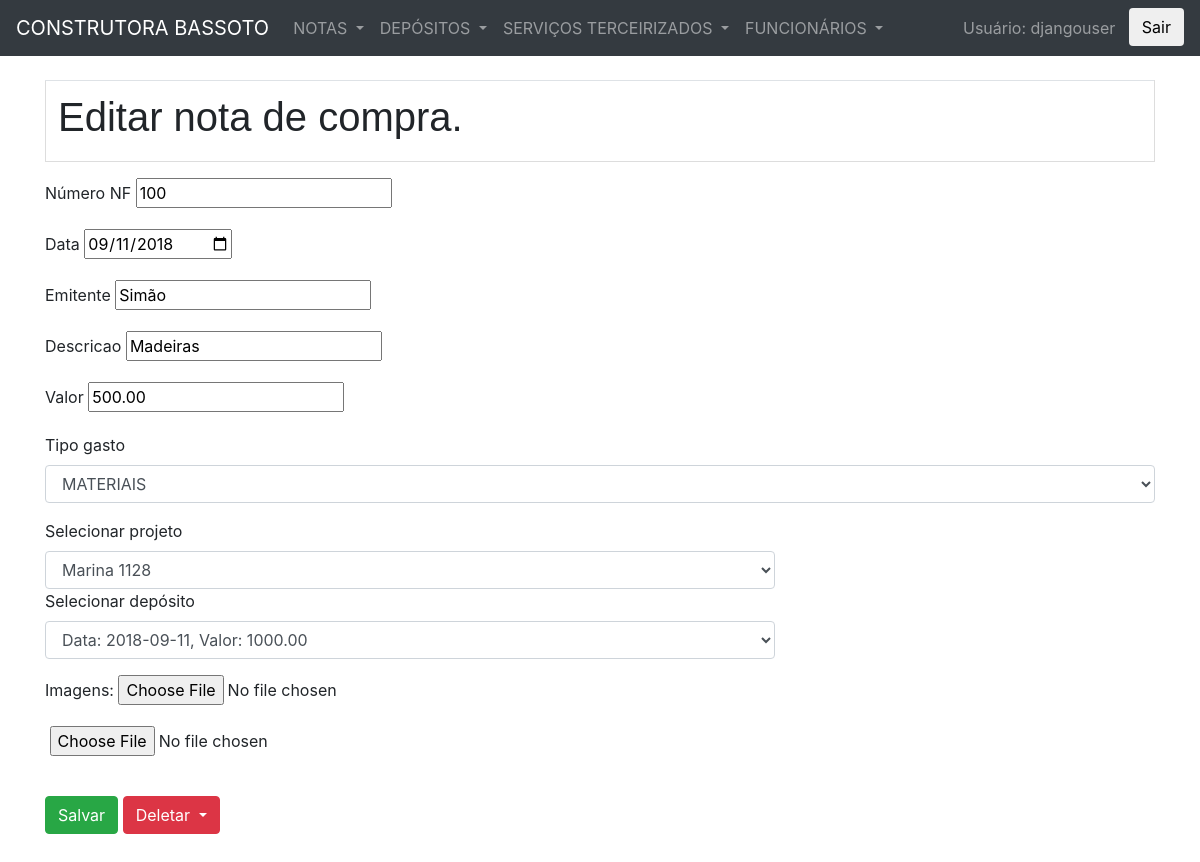
The app's page /1/edit/?next=/ (signed in) with its own data.
### notas/models.py (models this page shows, shortened)
class Nota(models.Model):
	numero = models.CharField(
		max_length=20
		)
	data = models.DateField(
		blank=True
		)
	emitente = models.CharField(
		max_length=30
		)
	descricao = models.CharField(
		max_length=70
		)
	valor = models.DecimalField(
		max_digits=10,
		decimal_places=2,
		blank=True
		)
	TIPO_GASTO = (
		('Depósitos', 'DEPOSITOS'),
		('Equipamentos','EQUIPAMENTOS'),
		('Funcionários', 'FUNCIONARIOS'),
		('Impostos', 'IMPOSTOS'),
		('Materiais', 'MATERIAIS'),
		('Serviços', 'SERVIÇOS'),
		('Serviços Terceirizados', 'SERVIÇOS TERCEIRIZADOS'),
	)
	tipo_gasto = models.CharField(
		max_length=23,
		choices=TIPO_GASTO
		)
	projeto = models.ForeignKey(
		'Projeto',
		on_delete=models.SET_NULL,
		null=True
		)
	imagem = models.FileField(
		upload_to='notas_compras',
		blank=True,
		)
	imagem1 = models.FileField(
		upload_to='notas_compras',
		blank=True,
		)
	def deposito_corrente():
		return {Deposito.objects.last()}
	deposito = models.ForeignKey(
		'Deposito',
		on_delete=models.SET_NULL,
		null=True,
		default=deposito_corrente
		)
	servico_terceirizado = models.ForeignKey(
		'ServicoTerceirizado',
		on_delete=models.SET_NULL,
		null=True,
		blank=True,
		default=None
		)
	class Meta:
		permissions = (("can_change", "Pode alterar notas"),)
		ordering = ["data"]

class Projeto(models.Model):
	nome = models.CharField(
		max_length=30
		)
	def __str__(self):
		return self.nome

class Deposito(models.Model):
	data = models.DateField()
	valor = models.DecimalField(
		max_digits=10,
		decimal_places=2
		)
	comentarios = models.CharField(
		max_length=70,
		blank=True,
		help_text="Informações relacionadas com o depósito(opcional)."
		)
	projeto = models.ForeignKey(
		'Projeto',
		on_delete=models.SET_NULL,
		null=True)
	def __str__(self):
		return 'Data: {}, Valor: {}'.format(self.data, self.valor)
	class Meta:
		ordering = ["-id"]

### notas/views.py (the view)
# urls.py: path('<int:pk>/edit/', views.nota_edit, name='nota_edit'),
@login_required
def nota_edit(request, pk):
    nota = get_object_or_404(Nota, pk=pk)
    if request.method == "POST":
        form = NotaForm(request.POST, request.FILES, instance=nota)
        if form.is_valid():
            form.save()
            next = request.POST.get('next', '/')
            return HttpResponseRedirect(next)
    else:
        form = NotaForm(instance=nota)
        pk = pk
    context = {'form': form,
                'pk': pk,
                'media_url':"/media/"}
    return render(request, 'notas/nota_edit.html', context)

### notas/forms.py (shortened to what this page needs)
class NotaForm(forms.ModelForm):
    projeto = ModelChoiceField(Projeto.objects.all(), empty_label="Selecione o projeto")
    class Meta:
        model = Nota
        widgets = {
            'servico_terceirizado': forms.HiddenInput(),
            'tipo_gasto': forms.Select(attrs={ 'class':'form-control', 'required': 'false'}),
        }
        fields = ['numero', 'data', 'emitente', 'descricao', 'valor', 'tipo_gasto', 'projeto','deposito', 'imagem', 'imagem1', 'servico_terceirizado']

### Z_construtoraBassotoFiles/notas/templates/notas/nota_edit.html (shortened to what this page needs)
{% extends "notas/base.html" %}
{% block content %}
	<table class="table" border="0">
		<tr>
			<td>
				<h1>Editar nota de compra.</h1>
			</td>
		</tr>
	</table>
		<form method="post" enctype="multipart/form-data" data-depositos-url="{% url 'notas:ajax_carregar_depositos' %}" id="filterForm">
		<p>
		<label>Número NF</label>
		{{ form.numero }}
		</p>
		<p>
		<label>{{ form.data.label }}</label>
		<input type=date name=data value="{{ form.data.value|date:"Y-m-d" }}">
		</p>
		<p>
		<label>{{ form.emitente.label }}</label>
		{{ form.emitente }}
		</p>
		<p>
		<label>{{ form.descricao.label }}</label>
		{{ form.descricao }}
		</p>
		<p>
		<label>{{ form.valor.label }}</label>
		{{ form.valor }}
		</p>
		<p>
		<label>{{ form.tipo_gasto.label }}</label>
		{{ form.tipo_gasto }}
		</p>
		<div class="form-group row">
			<div class="col-md-8">
				<label for="projeto">Selecionar projeto</label>
				<select class="form-control" id="id_projeto" name="projeto" required>
					{% for projeto in form.projeto %}
						{{ projeto.id }}{{ projeto }}
					{% endfor %}
				</select>
			</div>
			<div class="col-md-8">
				<label for="deposito">Selecionar depósito</label>
				<select class="form-control" id="id_deposito" name="deposito" required>
					{% for d in form.deposito %}
						<p>{{ d }}</p>
					{% endfor %}
				</select>
			</div>
		</div>
		<p><label for="imagem">Imagens:</label>
		{{ form.imagem }}
		</p>
		<p>
		{{ form.imagem1 }}
		</p>
		<button type="submit" class="btn btn-success">Salvar</button>
		<div class="btn-group">
			<button type="button" class="btn btn-danger dropdown-toggle" data-toggle="dropdown" aria-haspopup="true" aria-expanded="false">
   				Deletar
			</button>
		</div>
	</form>
{% endblock %}

### Z_construtoraBassotoFiles/notas/templates/notas/base.html (shortened to what this page needs)
{% load static %}
<!doctype html>
<html>
	<head>
    <link rel="stylesheet" href="https://stackpath.bootstrapcdn.com/bootstrap/4.1.0/css/bootstrap.min.css">
  <link rel="stylesheet" href="https://use.fontawesome.com/releases/v5.0.13/css/all.css">
	</head>
	<body>
<nav class="navbar navbar-expand-sm bg-dark navbar-dark">
  </button> <a class="navbar-brand" href="{% url 'notas:nota_list' %}">CONSTRUTORA BASSOTO</a>
  <div class="collapse navbar-collapse" id="collapsibleNavbar">
  <ul class="navbar-nav">
    <li class="nav-item dropdown">
      <a class="nav-link dropdown-toggle" href="#" id="navbardrop" data-toggle="dropdown">
        NOTAS
      </a>
    </li>
    <li class="nav-item dropdown">
      <a class="nav-link dropdown-toggle" href="#" id="navbardrop" data-toggle="dropdown">
        DEPÓSITOS
      </a>
    </li>
    <li class="nav-item dropdown">
      <a class="nav-link dropdown-toggle" href="#" id="navbardrop" data-toggle="dropdown">
        SERVIÇOS TERCEIRIZADOS
      </a>
    </li>
    <li class="nav-item dropdown">
      <a class="nav-link dropdown-toggle" href="#" id="navbardrop" data-toggle="dropdown">
        FUNCIONÁRIOS
      </a>
  </ul>
      <li class="navbar-nav ml-auto">
        {% if user.is_authenticated %}
          <div class="navbar-text">Usuário: {{ user.get_username }}&nbsp;&nbsp;&nbsp;</div>
            <form action="{% url 'logout'%}?next={{request.path}}" method="get">
              <button type="submit" class="btn btn-default navbar-btn" >Sair</button>
            </form>
        {% else %}
            <form action="{% url 'login'%}?next={{request.path}}" method="get">
              <button type="submit" class="btn btn-default navbar-btn" >Sair</button>
            </form>
        {% endif %}
    </li>
  </div>
</nav>
<br>
		<div class="container">
			<main>
				{% block content %}
        {% endblock %}
			</main>
		</div>
 	</body>
</html>

### Z_construtoraBassotoFiles/notas/templates/notas/base.html (style rules this page uses)
table { font-family: arial, sans-serif; border-collapse: collapse; width: 100%; }
td, th { border: 1px solid #dddddd; text-align: left; padding: 8px; }

### records on screen
Nota: numero "100", data "09/11/2018", emitente "Simão", descricao "Madeiras", valor "500.00", tipo_gasto "MATERIAIS", projeto "Marina 1128", deposito "Data: 2018-09-11, Valor: 1000.00"

### other values on screen
{{ user.get_username }} "djangouser"
